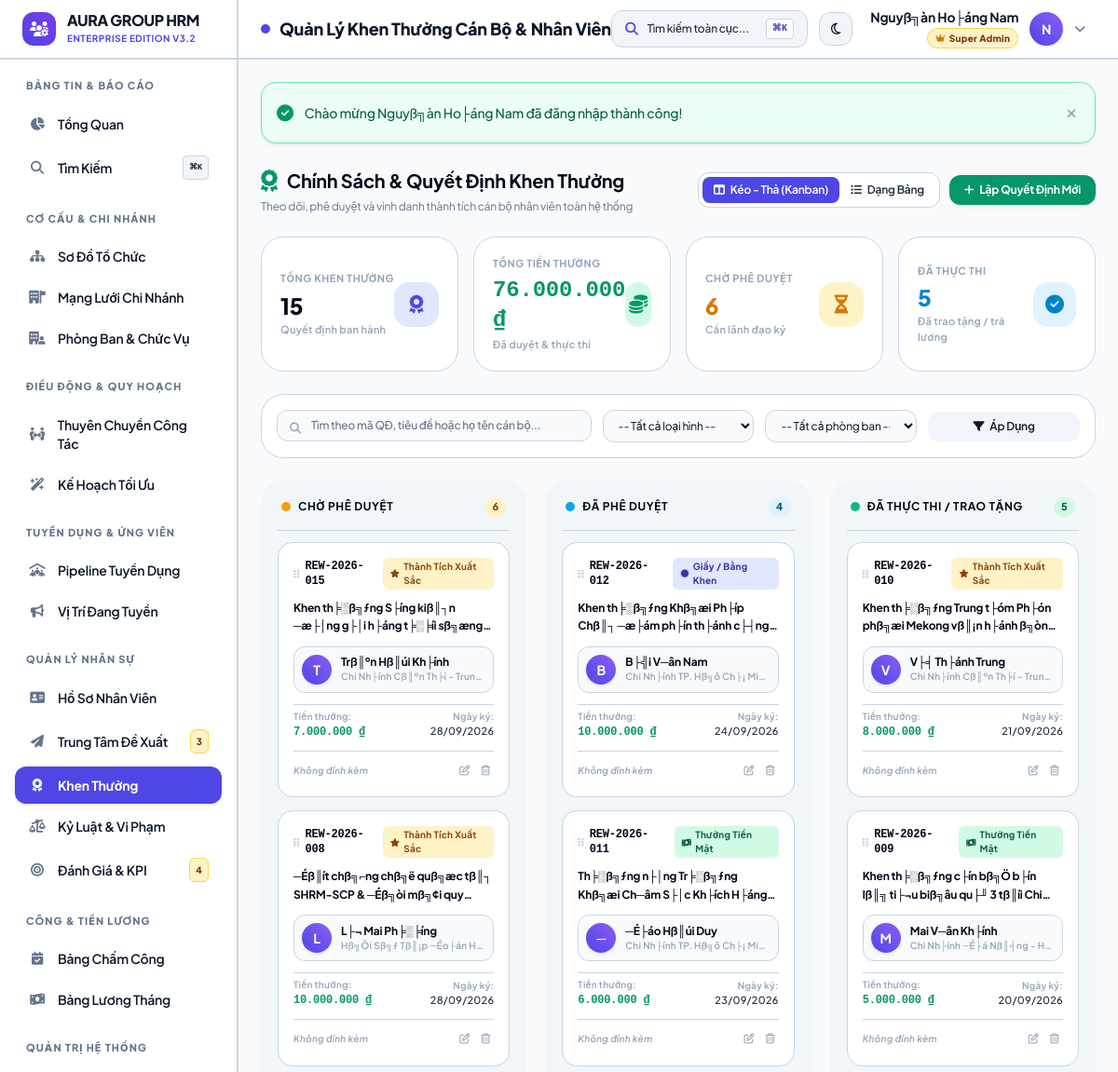
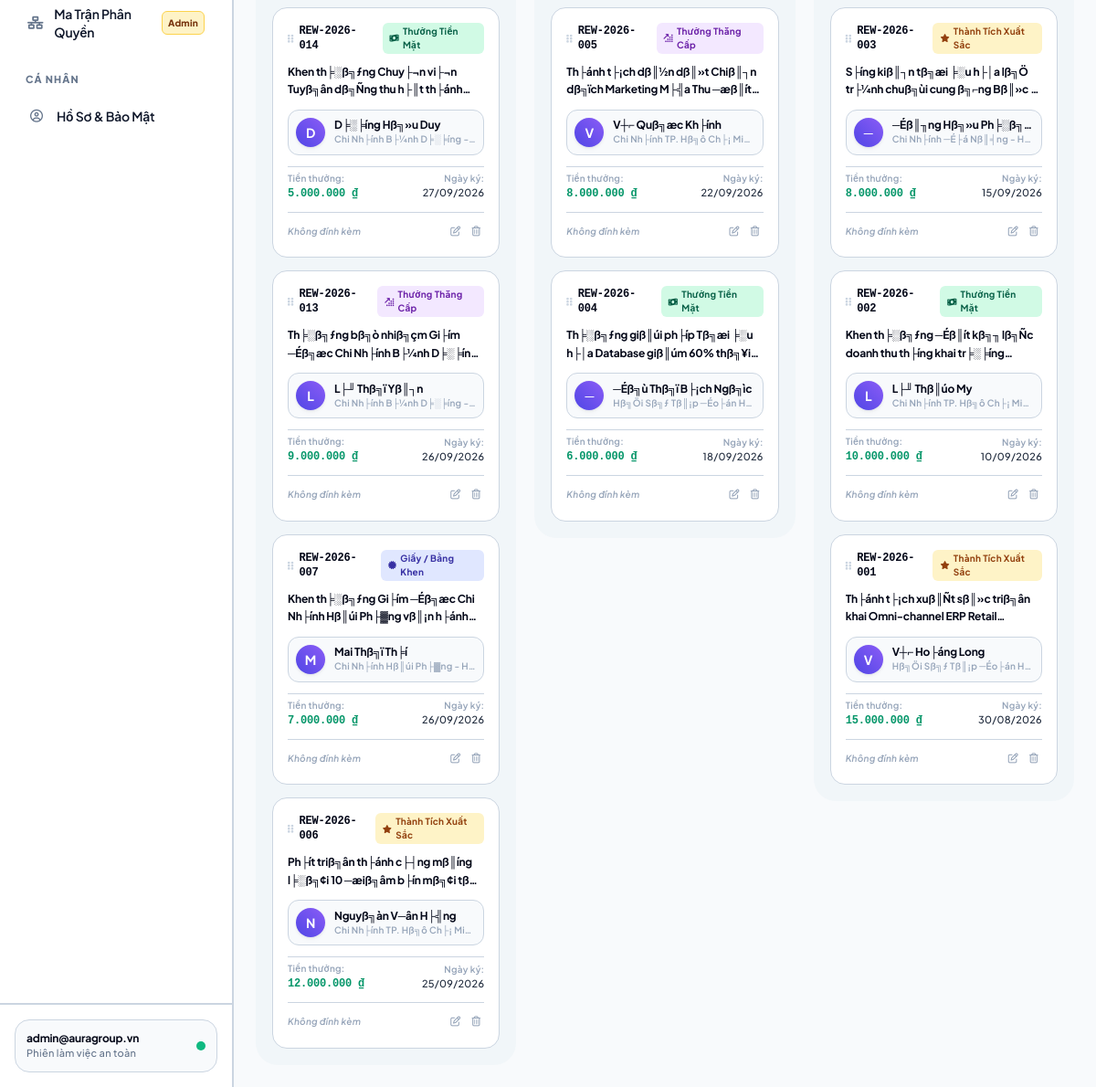
The app's page /modules/rewards/index.php (signed in) with its own data (2 pictures, top to bottom).
### tables this page shows
CREATE TABLE `rewards` (
  `id` int(11) NOT NULL AUTO_INCREMENT,
  `reward_code` varchar(50) NOT NULL COMMENT 'M├ú quyß║┐t ─æß╗ïnh: KT-YYYY-XXX',
  `employee_id` int(11) NOT NULL COMMENT 'Nh├ón vi├¬n ─æ╞░ß╗úc khen th╞░ß╗ƒng',
  `evaluation_id` int(11) DEFAULT NULL COMMENT 'Li├¬n kß║┐t ─æ├ính gi├í KPI',
  `reward_type` enum('bonus','certificate','promotion_bonus','achievement') DEFAULT 'bonus' COMMENT 'H├¼nh thß╗⌐c khen th╞░ß╗ƒng',
  `title` varchar(255) NOT NULL COMMENT 'Ti├¬u ─æß╗ü khen th╞░ß╗ƒng',
  `description` text DEFAULT NULL COMMENT 'L├╜ do & th├ánh t├¡ch cß╗Ñ thß╗â',
  `amount` decimal(15,2) DEFAULT 0.00 COMMENT 'Tiß╗ün th╞░ß╗ƒng k├¿m theo (nß║┐u c├│)',
  `decision_number` varchar(100) DEFAULT NULL COMMENT 'Sß╗æ quyß║┐t ─æß╗ïnh / v─ân bß║ún ban h├ánh',
  `reward_date` date NOT NULL COMMENT 'Ng├áy ban h├ánh quyß║┐t ─æß╗ïnh',
  `status` enum('pending','approved','executed','rejected') DEFAULT 'pending' COMMENT 'Trß║íng th├íi quy tr├¼nh',
  `attachment` varchar(255) DEFAULT NULL COMMENT 'Tß╗çp v─ân bß║ún scan ─æ├¡nh k├¿m',
  `created_by` int(11) DEFAULT NULL COMMENT 'Ng╞░ß╗¥i lß║¡p ─æß╗ü xuß║Ñt',
  `approved_by` int(11) DEFAULT NULL COMMENT 'L├únh ─æß║ío ph├¬ duyß╗çt',
  `approved_at` datetime DEFAULT NULL,
  `executed_at` datetime DEFAULT NULL,
  `created_at` timestamp NOT NULL DEFAULT current_timestamp(),
  PRIMARY KEY (`id`),
  UNIQUE KEY `reward_code` (`reward_code`),
  KEY `employee_id` (`employee_id`),
  KEY `created_by` (`created_by`),
  KEY `approved_by` (`approved_by`),
  CONSTRAINT `rewards_ibfk_1` FOREIGN KEY (`employee_id`) REFERENCES `employees` (`id`) ON DELETE CASCADE,
  CONSTRAINT `rewards_ibfk_2` FOREIGN KEY (`created_by`) REFERENCES `users` (`id`) ON DELETE SET NULL,
  CONSTRAINT `rewards_ibfk_3` FOREIGN KEY (`approved_by`) REFERENCES `users` (`id`) ON DELETE SET NULL
);

CREATE TABLE `employees` (
  `id` int(11) NOT NULL AUTO_INCREMENT,
  `employee_code` varchar(20) NOT NULL,
  `fullname` varchar(100) NOT NULL,
  `gender` enum('Nam','Nu','Khac') DEFAULT 'Nam',
  `birth_date` date DEFAULT NULL,
  `identity_card` varchar(20) DEFAULT NULL,
  `phone` varchar(20) DEFAULT NULL,
  `email` varchar(100) DEFAULT NULL,
  `bank_account` varchar(50) DEFAULT NULL,
  `address` text DEFAULT NULL,
  `avatar` varchar(255) DEFAULT NULL,
  `branch_id` int(11) DEFAULT 1,
  `department_id` int(11) DEFAULT NULL,
  `position_id` int(11) DEFAULT NULL,
  `user_id` int(11) DEFAULT NULL COMMENT 'Li├¬n kß║┐t nß║┐u nh├ón vi├¬n c├│ t├ái khoß║ún ─æ─âng nhß║¡p',
  `hire_date` date NOT NULL,
  `employment_status` enum('probation','official','resigned') DEFAULT 'probation',
  `created_at` timestamp NOT NULL DEFAULT current_timestamp(),
  PRIMARY KEY (`id`),
  UNIQUE KEY `employee_code` (`employee_code`),
  UNIQUE KEY `user_id` (`user_id`),
  KEY `department_id` (`department_id`),
  KEY `position_id` (`position_id`),
  CONSTRAINT `employees_ibfk_1` FOREIGN KEY (`department_id`) REFERENCES `departments` (`id`) ON DELETE SET NULL,
  CONSTRAINT `employees_ibfk_2` FOREIGN KEY (`position_id`) REFERENCES `positions` (`id`) ON DELETE SET NULL,
  CONSTRAINT `employees_ibfk_3` FOREIGN KEY (`user_id`) REFERENCES `users` (`id`) ON DELETE SET NULL
);

CREATE TABLE `branches` (
  `id` int(11) NOT NULL AUTO_INCREMENT,
  `code` varchar(20) NOT NULL,
  `name` varchar(150) NOT NULL,
  `address` varchar(255) DEFAULT NULL,
  `phone` varchar(20) DEFAULT NULL,
  `email` varchar(100) DEFAULT NULL,
  `manager_id` int(11) DEFAULT NULL,
  `target_headcount` int(11) DEFAULT 50 COMMENT '─Éß╗ïnh bi├¬n nh├ón sß╗▒ mß╗Ñc ti├¬u',
  `is_headquarter` tinyint(1) DEFAULT 0 COMMENT '1: Trß╗Ñ sß╗ƒ ch├¡nh, 0: Chi nh├ính',
  `status` enum('active','inactive') DEFAULT 'active',
  `notes` text DEFAULT NULL,
  `created_at` timestamp NOT NULL DEFAULT current_timestamp(),
  PRIMARY KEY (`id`),
  UNIQUE KEY `code` (`code`)
);

### modules/rewards/index.php (the view, shortened to what the rows shown need)
<?php
require_once __DIR__ . '/../../core/auth.php';
$current_view = trim($_GET['view'] ?? 'kanban');
$where_clauses = ['1=1'];
$params = [];
$where_sql = implode(' AND ', $where_clauses);
$query_sql = "
    SELECT r.*,
           e.fullname AS employee_name, e.employee_code, e.avatar AS employee_avatar,
           b.name AS branch_name, d.name AS department_name, p.name AS position_name,
           u_cre.fullname AS creator_name,
           u_app.fullname AS approver_name
    FROM rewards r
    JOIN employees e ON r.employee_id = e.id
    LEFT JOIN branches b ON e.branch_id = b.id
    LEFT JOIN departments d ON e.department_id = d.id
    LEFT JOIN positions p ON e.position_id = p.id
    LEFT JOIN users u_cre ON r.created_by = u_cre.id
    LEFT JOIN users u_app ON r.approved_by = u_app.id
    WHERE {$where_sql}
    ORDER BY r.reward_date DESC, r.id DESC
";
$stmt = $pdo->prepare($query_sql);
$stmt->execute($params);
$rewards = $stmt->fetchAll();
$kanban_columns = [
    'pending' => [
        'title' => 'Chờ Phê Duyệt',
        'color' => 'amber',
        'badge_bg' => 'bg-amber-100 text-amber-800 dark:bg-amber-950/60 dark:text-amber-300',
        'items' => []
    ],
    'approved' => [
        'title' => 'Đã Phê Duyệt',
        'color' => 'sky',
        'badge_bg' => 'bg-sky-100 text-sky-800 dark:bg-sky-950/60 dark:text-sky-300',
        'items' => []
    ],
    'executed' => [
        'title' => 'Đã Thực Thi / Trao Tặng',
        'color' => 'emerald',
        'badge_bg' => 'bg-emerald-100 text-emerald-800 dark:bg-emerald-950/60 dark:text-emerald-300',
        'items' => []
    ]
];
foreach ($rewards as $r) {
    $st = $r['status'];
    if (isset($kanban_columns[$st])) {
        $kanban_columns[$st]['items'][] = $r;
    } else {
        $kanban_columns['pending']['items'][] = $r;
    }
}
$type_meta = [
    'bonus' => [
        'label' => 'Thưởng Tiền Mặt',
        'icon'  => 'fa-money-bill-wave',
        'class' => 'bg-emerald-100 text-emerald-800 dark:bg-emerald-950/60 dark:text-emerald-300'
    ],
    'certificate' => [
        'label' => 'Giấy / Bằng Khen',
        'icon'  => 'fa-certificate',
        'class' => 'bg-indigo-100 text-indigo-800 dark:bg-indigo-950/60 dark:text-indigo-300'
    ],
    'promotion_bonus' => [
        'label' => 'Thưởng Thăng Cấp',
        'icon'  => 'fa-arrow-up-right-dots',
        'class' => 'bg-purple-100 text-purple-800 dark:bg-purple-950/60 dark:text-purple-300'
    ],
    'achievement' => [
        'label' => 'Thành Tích Xuất Sắc',
        'icon'  => 'fa-star',
        'class' => 'bg-amber-100 text-amber-800 dark:bg-amber-950/60 dark:text-amber-300'
    ]
];
require_once __DIR__ . '/../../includes/header.php';
?>
<div class="space-y-6">
    <div class="flex flex-col md:flex-row md:items-center justify-between gap-4">
        <div>
            <h2 class="text-xl font-bold text-slate-800 dark:text-white flex items-center gap-2.5">
                <i class="fa-solid fa-award text-emerald-600 dark:text-emerald-400 text-2xl"></i>
                <span>Chính Sách & Quyết Định Khen Thưởng</span>
            </h2>
        </div>
    </div>
    <?php if ($current_view === 'kanban'): ?>
        <div class="kanban-board grid grid-cols-1 md:grid-cols-3 gap-5 items-start">
            <?php foreach ($kanban_columns as $col_key => $col): ?>
                <div class="kanban-column bg-slate-100/80 dark:bg-slate-800/60 rounded-3xl p-4 border-2 border-transparent transition-all duration-200 min-h-[550px] flex flex-col"
                     data-status="<?= $col_key ?>">
                    <div class="flex items-center justify-between pb-3.5 mb-3 border-b border-slate-200 dark:border-slate-700/80 px-1">
                        <div class="flex items-center gap-2">
                            <span class="w-2.5 h-2.5 rounded-full <?= $col_key === 'pending' ? 'bg-amber-500 animate-pulse' : ($col_key === 'approved' ? 'bg-sky-500' : 'bg-emerald-500') ?>"></span>
                            <h3 class="text-xs font-bold text-slate-800 dark:text-white uppercase tracking-wider">
                                <?= $col['title'] ?>
                            </h3>
                        </div>
                        <span class="kanban-count-badge px-2 py-0.5 rounded-full text-[11px] font-extrabold <?= $col['badge_bg'] ?>">
                            <?= count($col['items']) ?>
                        </span>
                    </div>
                    <div class="kanban-cards-container flex-1 space-y-3.5 min-h-[300px]">
                        <?php foreach ($col['items'] as $item): ?>
                            <?php
                                $meta = $type_meta[$item['reward_type']] ?? $type_meta['bonus'];
                            ?>
                            <div class="kanban-card bg-white dark:bg-slate-800 rounded-2xl p-4 border border-slate-200/80 dark:border-slate-700/80 shadow-2xs card-hover transition-all group"
                                 data-id="<?= $item['id'] ?>"
                                 data-code="<?= e($item['reward_code']) ?>">
                                <div class="flex items-center justify-between gap-2 mb-2.5">
                                    <span class="font-mono text-xs font-bold text-slate-800 dark:text-white flex items-center gap-1.5">
                                        <i class="fa-solid fa-grip-vertical text-slate-300 dark:text-slate-600 text-[10px] group-hover:text-indigo-500"></i>
                                        <span><?= e($item['reward_code']) ?></span>
                                    </span>
                                    <span class="px-2 py-0.5 rounded-md text-[10px] font-bold <?= $meta['class'] ?> flex items-center gap-1">
                                        <i class="fa-solid <?= $meta['icon'] ?> text-[9px]"></i>
                                        <span><?= $meta['label'] ?></span>
                                    </span>
                                </div>
                                <h4 class="text-xs font-bold text-slate-800 dark:text-white line-clamp-2 leading-relaxed mb-3">
                                    <?= e($item['title']) ?>
                                </h4>
                                <div class="flex items-center gap-2.5 p-2 rounded-xl bg-slate-50 dark:bg-slate-900/60 border border-slate-100 dark:border-slate-800 mb-3">
                                    <?= render_avatar($item['employee_name'], $item['employee_avatar'], 8) ?>
                                    <div class="truncate">
                                        <a href="<?= base_url('modules/employees/view.php?id=' . $item['employee_id']) ?>" class="text-xs font-bold text-slate-800 dark:text-white hover:text-indigo-600 truncate block">
                                            <?= e($item['employee_name']) ?>
                                        </a>
                                        <p class="text-[10px] text-slate-400 truncate">
                                            <?= e($item['branch_name'] ?? '---') ?> • <?= e($item['department_name'] ?? '---') ?>
                                        </p>
                                    </div>
                                </div>
                                <div class="flex items-center justify-between text-xs pt-1 border-t border-slate-100 dark:border-slate-700/60">
                                    <div>
                                        <span class="text-[10px] text-slate-400 block">Tiền thưởng:</span>
                                        <span class="font-mono font-bold text-emerald-600 dark:text-emerald-400 text-xs">
                                            <?= format_money($item['amount']) ?>
                                        </span>
                                    </div>
                                    <div class="text-right">
                                        <span class="text-[10px] text-slate-400 block">Ngày ký:</span>
                                        <span class="text-[11px] font-medium text-slate-600 dark:text-slate-300">
                                            <?= format_date($item['reward_date']) ?>
                                        </span>
                                    </div>
                                </div>
                                <div class="flex items-center justify-between mt-3 pt-2 text-[11px] border-t border-slate-100 dark:border-slate-700/40">
                                    <div>
                                        <?php if (!empty($item['attachment'])): ?>
                                            <a href="<?= base_url('assets/uploads/attachments/' . e($item['attachment'])) ?>" target="_blank" class="text-indigo-600 dark:text-indigo-400 hover:underline flex items-center gap-1 font-semibold" title="Xem tệp scan">
                                                <i class="fa-solid fa-paperclip"></i>
                                                <span>File scan</span>
                                            </a>
                                        <?php else: ?>
                                            <span class="text-slate-400 text-[10px] italic">Không đính kèm</span>
                                        <?php endif; ?>
                                    </div>
                                    <div class="flex items-center gap-1">
                                        <?php if (has_permission('rewards', 'create')): ?>
                                            <a href="form.php?id=<?= $item['id'] ?>" class="p-1 text-slate-400 hover:text-indigo-600 rounded transition" title="Chỉnh sửa">
                                                <i class="fa-regular fa-pen-to-square"></i>
                                            </a>
                                        <?php endif; ?>
                                        <?php if (has_permission('rewards', 'delete')): ?>
                                            <form method="POST" action="delete.php" class="inline" onsubmit="return false;">
                                                <button type="button" data-confirm="Bạn có chắc chắn muốn xóa quyết định '<?= e($item['reward_code']) ?>' không?" class="p-1 text-slate-400 hover:text-rose-600 rounded transition" title="Xóa">
                                                    <i class="fa-regular fa-trash-can"></i>
                                                </button>
                                            </form>
                                        <?php endif; ?>
                                    </div>
                                </div>
                            </div>
                        <?php endforeach; ?>
                    </div>
                </div>
            <?php endforeach; ?>
        </div>
    <?php endif; ?>
</div>
<?php require_once __DIR__ . '/../../includes/footer.php'; ?>

### core/helpers.php (shortened to what the rows shown need)
<?php
function base_url($path = '') {
    $protocol = (!empty($_SERVER['HTTPS']) && $_SERVER['HTTPS'] !== 'off' || ($_SERVER['SERVER_PORT'] ?? 80) == 443) ? "https://" : "http://";
    $host = $_SERVER['HTTP_HOST'] ?? 'localhost';
    $script = dirname($_SERVER['SCRIPT_NAME'] ?? '');
    $base = rtrim(str_replace('\\', '/', $script), '/');
    if (strpos($base, '/modules') !== false) {
        $base = substr($base, 0, strpos($base, '/modules'));
    }
    $url = $protocol . $host . $base;
    return rtrim($url, '/') . '/' . ltrim($path, '/');
}
function e($string) {
    return htmlspecialchars((string)($string ?? ''), ENT_QUOTES, 'UTF-8');
}
function format_money($amount) {
    return number_format((float)$amount, 0, ',', '.') . ' ₫';
}
function format_date($date_string) {
    $time = strtotime($date_string);
    return date('d/m/Y', $time);
}
function render_avatar($name, $avatar_file = null, $size = 10) {
    $first_letter = mb_strtoupper(mb_substr(trim($name ?? 'User'), 0, 1, 'UTF-8'), 'UTF-8');
    return '<div class="w-' . $size . ' h-' . $size . ' rounded-full bg-gradient-to-tr from-indigo-600 to-violet-500 text-white flex items-center justify-center font-bold text-sm shadow-sm flex-shrink-0">' . e($first_letter) . '</div>';
}

### records on screen
rewards: reward_code "REW-2026-015", reward_type "Thành Tích Xuất Sắc", title "Khen th╞░ß╗ƒng S├íng kiß║┐n ─æ├│ng g├│i h├áng t╞░╞íi…", employee.fullname "T", employee.fullname "Trß║ºn Hß║úi Kh├ính", branches.name "Chi Nh├ính Cß║ºn Th╞í - Trun…", amount "7.000.000 ₫", reward_date "28/09/2026", shows "Không đính kèm"
rewards: reward_code "REW-2026-008", reward_type "Thành Tích Xuất Sắc", title "─Éß║ít chß╗⌐ng chß╗ë quß╗æc tß║┐ SHRM-SCP & ─Éß╗òi mß╗¢i…", employee.fullname "L", employee.fullname "L├¬ Mai Ph╞░╞íng", branches.name "Hß╗Öi Sß╗ƒ Tß║¡p ─Éo├án H…", amount "10.000.000 ₫", reward_date "28/09/2026", shows "Không đính kèm"
rewards: reward_code "REW-2026-014", reward_type "Thưởng Tiền Mặt", title "Khen th╞░ß╗ƒng Chuy├¬n vi├¬n Tuyß╗ân dß╗Ñng thu h├║t…", employee.fullname "D", employee.fullname "D╞░╞íng Hß╗»u Duy", branches.name "Chi Nh├ính B├¼nh D╞░╞íng…", amount "5.000.000 ₫", reward_date "27/09/2026", shows "Không đính kèm"
rewards: reward_code "REW-2026-013", reward_type "Thưởng Thăng Cấp", title "Th╞░ß╗ƒng bß╗ò nhiß╗çm Gi├ím ─Éß╗æc Chi Nh├ính B├¼nh…", employee.fullname "L", employee.fullname "L├╜ Thß╗ï Yß║┐n", branches.name "Chi Nh├ính B├¼nh D╞░╞íng…", amount "9.000.000 ₫", reward_date "26/09/2026", shows "Không đính kèm"
rewards: reward_code "REW-2026-007", reward_type "Giấy / Bằng Khen", title "Khen th╞░ß╗ƒng Gi├ím ─Éß╗æc Chi Nh├ính Hß║úi Ph├▓ng vß║¡n…", employee.fullname "M", employee.fullname "Mai Thß╗ï Th╞í", branches.name "Chi Nh├ính Hß║úi Ph├▓ng - H…", amount "7.000.000 ₫", reward_date "26/09/2026", shows "Không đính kèm"
rewards: reward_code "REW-2026-006", reward_type "Thành Tích Xuất Sắc", title "Ph├ít triß╗ân th├ánh c├┤ng mß║íng l╞░ß╗¢i 10 ─æiß╗âm b├ín mß╗¢i…", employee.fullname "N", employee.fullname "Nguyß╗àn V─ân H├╣ng", branches.name "Chi Nh├ính TP. Hß╗ô Ch├¡ Mi…", amount "12.000.000 ₫", reward_date "25/09/2026", shows "Không đính kèm"
rewards: reward_code "REW-2026-012", reward_type "Giấy / Bằng Khen", title "Khen th╞░ß╗ƒng Khß╗æi Ph├íp Chß║┐ ─æ├ám ph├ín th├ánh…", employee.fullname "B", employee.fullname "B├╣i V─ân Nam", branches.name "Chi Nh├ính TP. Hß╗ô Ch├¡ Mi…", amount "10.000.000 ₫", reward_date "24/09/2026", shows "Không đính kèm"
rewards: reward_code "REW-2026-011", reward_type "Thưởng Tiền Mặt", title "Th╞░ß╗ƒng n├│ng Tr╞░ß╗ƒng Khß╗æi Ch─âm S├│c Kh├ích…", employee.fullname "─", employee.fullname "─É├áo Hß║úi Duy", branches.name "Chi Nh├ính TP. Hß╗ô Ch├¡ Mi…", amount "6.000.000 ₫", reward_date "23/09/2026", shows "Không đính kèm"
rewards: reward_code "REW-2026-005", reward_type "Thưởng Thăng Cấp", title "Th├ánh t├¡ch dß║½n dß║»t Chiß║┐n dß╗ïch Marketing M├╣a Thu…", employee.fullname "V", employee.fullname "V┼⌐ Quß╗æc Kh├ính", branches.name "Chi Nh├ính TP. Hß╗ô Ch├¡ Mi…", amount "8.000.000 ₫", reward_date "22/09/2026", shows "Không đính kèm"
rewards: reward_code "REW-2026-004", reward_type "Thưởng Tiền Mặt", title "Th╞░ß╗ƒng giß║úi ph├íp Tß╗æi ╞░u h├│a Database giß║úm 60%…", employee.fullname "─", employee.fullname "─Éß╗ù Thß╗ï B├¡ch Ngß╗ìc", branches.name "Hß╗Öi Sß╗ƒ Tß║¡p ─Éo├án H…", amount "6.000.000 ₫", reward_date "18/09/2026", shows "Không đính kèm"
rewards: reward_code "REW-2026-010", reward_type "Thành Tích Xuất Sắc", title "Khen th╞░ß╗ƒng Trung t├óm Ph├ón phß╗æi Mekong vß║¡n h├ánh…", employee.fullname "V", employee.fullname "V├╡ Th├ánh Trung", branches.name "Chi Nh├ính Cß║ºn Th╞í - Trun…", amount "8.000.000 ₫", reward_date "21/09/2026", shows "Không đính kèm"
rewards: reward_code "REW-2026-009", reward_type "Thưởng Tiền Mặt", title "Khen th╞░ß╗ƒng c├ín bß╗Ö b├ín lß║╗ ti├¬u biß╗âu qu├╜ 3 tß║íi…", employee.fullname "M", employee.fullname "Mai V─ân Kh├ính", branches.name "Chi Nh├ính ─É├á Nß║╡ng - H…", amount "5.000.000 ₫", reward_date "20/09/2026", shows "Không đính kèm"
rewards: reward_code "REW-2026-003", reward_type "Thành Tích Xuất Sắc", title "S├íng kiß║┐n tß╗æi ╞░u h├│a lß╗Ö tr├¼nh chuß╗ùi cung ß╗⌐ng Bß║»c…", employee.fullname "─", employee.fullname "─Éß║╖ng Hß╗»u Ph╞░ß╗…", branches.name "Chi Nh├ính ─É├á Nß║╡ng - H…", amount "8.000.000 ₫", reward_date "15/09/2026", shows "Không đính kèm"
rewards: reward_code "REW-2026-002", reward_type "Thưởng Tiền Mặt", title "Khen th╞░ß╗ƒng ─Éß║ít kß╗╖ lß╗Ñc doanh thu th├íng khai…", employee.fullname "L", employee.fullname "L├╜ Thß║úo My", branches.name "Chi Nh├ính TP. Hß╗ô Ch├¡ Mi…", amount "10.000.000 ₫", reward_date "10/09/2026", shows "Không đính kèm"
rewards: reward_code "REW-2026-001", reward_type "Thành Tích Xuất Sắc", title "Th├ánh t├¡ch xuß║Ñt sß║»c triß╗ân khai Omni-channel ERP…", employee.fullname "V", employee.fullname "V┼⌐ Ho├áng Long", branches.name "Hß╗Öi Sß╗ƒ Tß║¡p ─Éo├án H…", amount "15.000.000 ₫", reward_date "30/08/2026", shows "Không đính kèm"

### other values on screen
$pending_proposals_count "3"
$pending_evals_count "4"
$_SESSION['user']['username'] "admin@auragroup.vn"
$page_title "Quản Lý Khen Thưởng Cán Bộ & Nhân Viên"
$user['fullname'] "Nguyß╗àn Ho├áng Nam"
$first_letter "N"
$flash['message'] "Chào mừng Nguyß╗àn Ho├áng Nam đã đăng nhập thành công!"
$stats['total_count'] "15"
format_money($stats['total_amount']) "76.000.000 ₫"
$stats['pending_count'] "6"
$stats['executed_count'] "5"
$col['title'] "CHỜ PHÊ DUYỆT"
count($col['items']) "6"
$col['title'] "ĐÃ PHÊ DUYỆT"
count($col['items']) "4"
